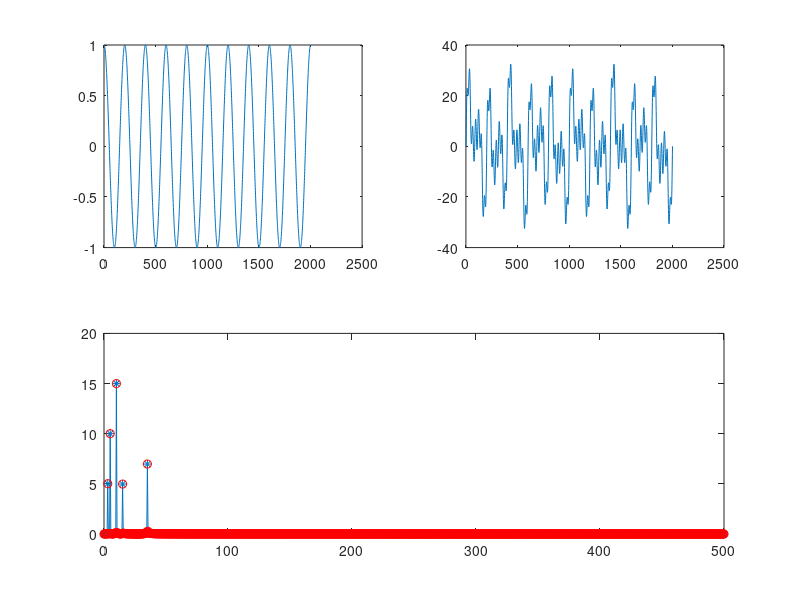

Recreate this plot in MATLAB.
% Discrete-time Fourier Transform

% define a sampling rate
srate=1000;

% params
frex=[3 10 5 15 35];
amplit=[5 15 10 5 7];

% define time
time=-1:1/srate:1;

% Loop through frequencies and create sine waves
signal=zeros(1,length(time));
for fi=1:length(frex)
    signal=signal+amplit(fi)*sin(2*pi*time*frex(fi));
end

% The Fourier transform in a loop
N = length(signal);
fourierTime = (0:N-1)/N;
nyquist = srate/2;

% initialise Fourier output matrix
fourierCoefs = zeros(size(signal));

% loop over frequences
for fi=1:N
    % create complex-valued sine  wave for this frequency
    fourierSine = exp(-1i*2*pi*fourierTime*(fi-1));
    % compute dot product between sine wave and signal
    fourierCoefs(fi) = dot(fourierSine,signal);
end

% scale Fourier coefs to original scale
fourierCoefs = fourierCoefs/N;

% actual frequencies in Hz
frequencies = linspace(0,nyquist,floor(N/2)+1);

figure(1), clf
subplot(221)
plot(real(exp(-2*pi*1i*(10) .* fourierTime)))

subplot(222)
plot(signal)

subplot(212)
plot(frequencies,abs(fourierCoefs(1:length(frequencies)))*2,'-*')

% The fast-Fourier Transform

% compute fourier transform and scale
fourierCoefsF = fft(signal)/N;

subplot(212), hold on
plot(frequencies,abs(fourierCoefsF(1:length(frequencies)))*2,'ro')
